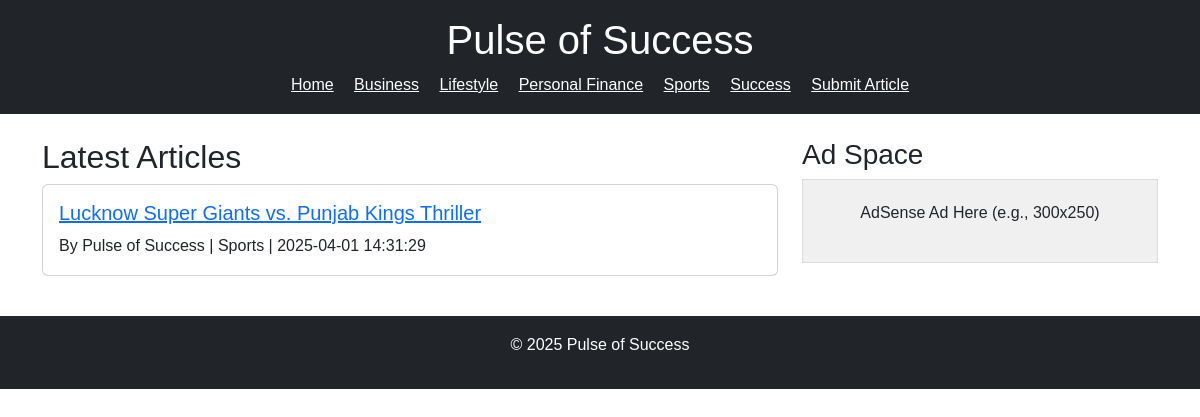
The page / on the database its author committed.
### tables this page shows
CREATE TABLE articles (
                 id INTEGER PRIMARY KEY AUTOINCREMENT,
                 title TEXT NOT NULL,
                 author TEXT NOT NULL,
                 category TEXT NOT NULL,
                 content TEXT NOT NULL,
                 image_path TEXT,
                 timestamp TEXT);

### app.py (the view)
@app.route('/')
def home():
    articles = load_articles()
    categories = ['Business', 'Lifestyle', 'Personal Finance', 'Sports', 'Success']
    return render_template('index.html', articles=articles, categories=categories)

### app.py (called while the page is built)
def load_articles(category=None):
    conn = sqlite3.connect('pulse_of_success.db')
    c = conn.cursor()
    if category:
        c.execute("SELECT id, title, author, category, image_path, timestamp FROM articles WHERE category = ? ORDER BY timestamp DESC", (category,))
    else:
        c.execute("SELECT id, title, author, category, image_path, timestamp FROM articles ORDER BY timestamp DESC")
    articles = [{'id': row[0], 'title': row[1], 'author': row[2], 'category': row[3], 'image_path': row[4], 'timestamp': row[5]} for row in c.fetchall()]
    conn.close()
    return articles

### templates/index.html (shortened to what this page needs)
<!DOCTYPE html>
<html lang="en">
<head>
    <link href="https://cdn.jsdelivr.net/npm/bootstrap@5.3.0/dist/css/bootstrap.min.css" rel="stylesheet">
    <link rel="stylesheet" href="{{ url_for('static', filename='style.css') }}">
</head>
<body>
    <header class="bg-dark text-white text-center py-3">
        <h1>Pulse of Success</h1>
        <nav>
            <a href="/" class="text-white mx-2">Home</a>
            {% for category in categories %}
            <a href="{{ url_for('category_view', category=category) }}" class="text-white mx-2">{{ category }}</a>
            {% endfor %}
            <a href="/submit" class="text-white mx-2">Submit Article</a>
        </nav>
    </header>
    <div class="container my-4">
        <div class="row">
            <div class="col-md-8">
                <h2>{{ current_category if current_category else 'Latest Articles' }}</h2>
                {% for article in articles %}
                <div class="card mb-3">
                    <div class="card-body">
                        <h5 class="card-title"><a href="{{ url_for('article_detail', article_id=article.id) }}">{{ article.title }}</a></h5>
                        <p class="card-text">By {{ article.author }} | {{ article.category }} | {{ article.timestamp }}</p>
                    </div>
                </div>
                {% endfor %}
            </div>
            <div class="col-md-4">
                <h3>Ad Space</h3>
                <div class="ad-placeholder">
                    <p>AdSense Ad Here (e.g., 300x250)</p>
                </div>
            </div>
        </div>
    </div>
    <footer class="bg-dark text-white text-center py-3">
        <p>© 2025 Pulse of Success</p>
    </footer>
</body>
</html>

### static/style.css (style rules this page uses)
body { font-family: Arial, sans-serif; line-height: 1.6; }
.ad-placeholder { background-color: #f0f0f0; padding: 20px; text-align: center; border: 1px solid #ddd; margin-bottom: 20px; }

### rows shown on the page
articles: title "Lucknow Super Giants vs. Punjab Kings Thriller", author "Pulse of Success", category "Sports", timestamp "2025-04-01 14:31:29"

### other values the page prints
{{ category }} "Business" "Lifestyle" "Personal Finance" "Sports" "Success"
{{ current_category if current_category else 'Latest Articles' }} "Latest Articles"
